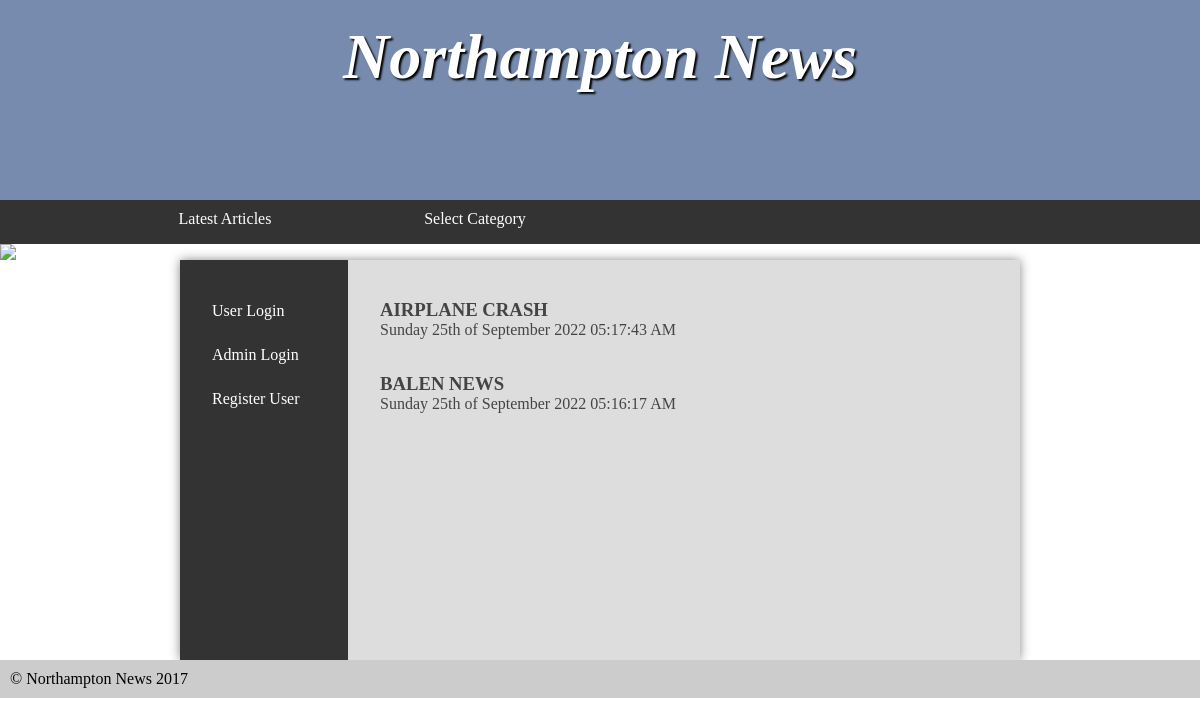
The page / on the database its author committed.
### tables this page shows
CREATE TABLE `article` (
  `article_id` int UNSIGNED NOT NULL,
  `title` varchar(100) NOT NULL,
  `content` varchar(255) NOT NULL,
  `publishDate` varchar(100) NOT NULL,
  `categoryId` int NOT NULL,
  `articlePhoto` varchar(255) NOT NULL
);

### src/index.php (the view, shortened to what this page needs)
<?php
include_once("allNav.php");
$setDb = configuration::connection_database();
?>
<!DOCTYPE html>
<html>
	<head>
	</head>
	<body>
		<main>
			<?php
				if(isset($_SESSION['username_of_user'])){
					?>
						<nav>
							<ul>
							    <li><a href="logout.php">Logout</a></li>
						    </ul>
						</nav>
			<?php
				}
				else{
					include 'sideBar.php';
				}
			?>
			<?php
				$sql_part= $setDb->prepare("
				        SELECT * FROM article ORDER BY article_id DESC LIMIT 10;
				    ");
				$sql_part->execute();
			?>
			<article>
				<?php foreach($sql_part as $val){ ?>
				<h3><?php echo $val['title']; ?></h3>
				<p><?php echo $val['publishDate'] ?></p>
				<br>
			<?php } ?>
			</article>
		</main>
		<?php
			include_once "footer.php";
		?>
	</body>
</html>

### src/styles.css (style rules this page uses)
* { margin: 0; padding: 0; }
html { font-family: 'Oxygen-Regular', times, verdana, sans-serif; }
body { background-color: #fff; }
main { min-height: 50vh; background-color: #ddd; width: 70vw; display: block; margin: auto; box-shadow: 0px 0px 10px #888; color:#444; }
p, li, h2 { margin-bottom: 1em; }
main { display: table; }
main > article { display: table-cell; padding: 2em; }

### rows shown on the page
article: title "AIRPLANE CRASH", publishDate "Sunday 25th of September 2022 05:17:43 AM"
article: title "BALEN NEWS", publishDate "Sunday 25th of September 2022 05:16:17 AM"
